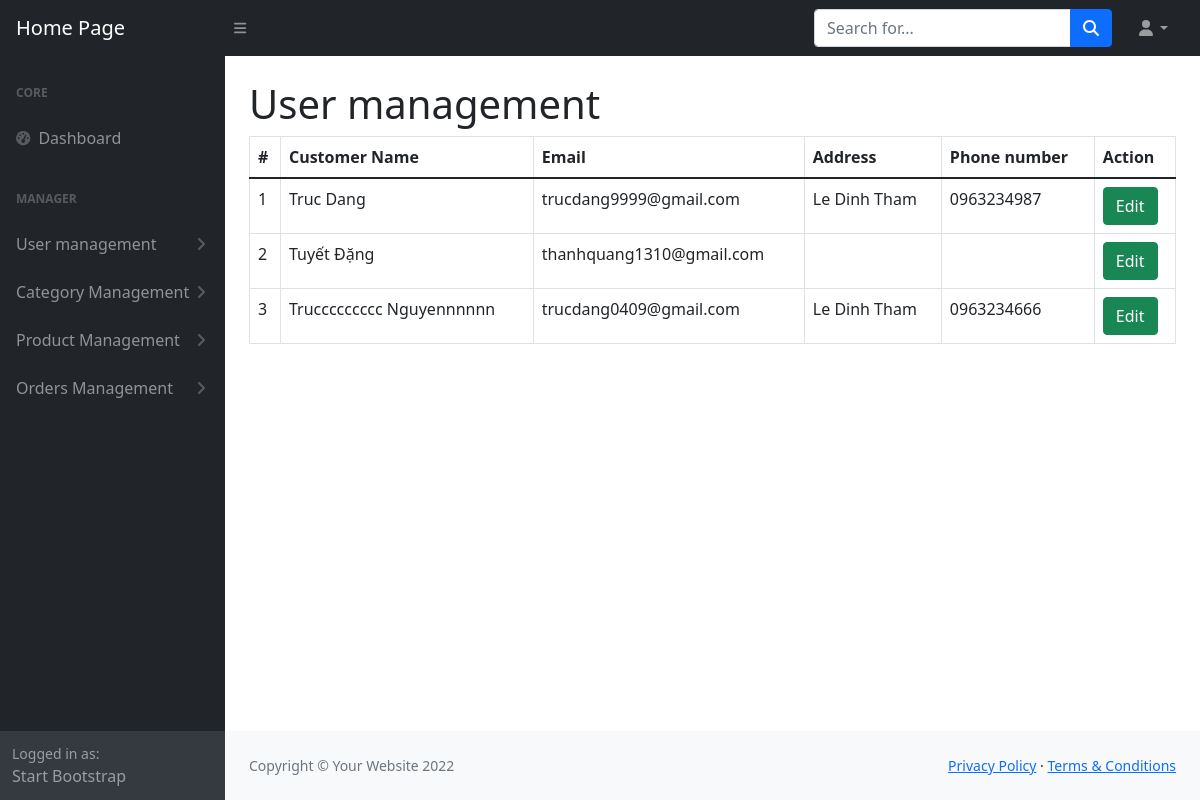
Page /admin/index.php?controller=user&action=index (signed in) on the committed database.
### tables this page shows
CREATE TABLE `user` (
  `UserId` int(11) NOT NULL,
  `Email` varchar(80) NOT NULL,
  `Password` varchar(100) NOT NULL,
  `FirstName` varchar(30) DEFAULT NULL,
  `LastName` varchar(30) DEFAULT NULL,
  `Address` varchar(250) DEFAULT NULL,
  `PhoneNumber` varchar(250) DEFAULT NULL,
  `is_admin` tinyint(4) DEFAULT 0
);

### admin/controller/UserController.php (called while the page is built, shortened)
<?php
class UserController
{
    public function index()
    {
        require_once "model/User.php";
        $users = (new User())->getAllUser();
        require_once "view/user/index.php";
    }
}

### admin/index.php (called while the page is built)
<?php
    require_once "route.php";

### admin/model/Connect.php (called while the page is built, shortened)
<?php
class Connect{
    public function connect(){
        $conn = mysqli_connect("localhost", "root", "", "simple_crud", 3366);
        return $conn;
    }
    public function select($sql){
        $conn = $this->connect();
        $result = mysqli_query($conn, $sql);
        return $result;
    }
}

### admin/model/User.php (called while the page is built, shortened)
<?php
require_once "model/Connect.php";
require_once "model/UserObject.php";
class User
{
    public function getAllUser()
    {
        $result = (new Connect())->select("SELECT * from user");
        $arr = [];
        foreach ($result as $row) {
            $userObject = (new UserObject($row));
            $arr[] = $userObject;
        }
        return $arr;
    }
}

### admin/model/UserObject.php (called while the page is built, shortened)
<?php
class UserObject{
    private $userId;
    private $email;
    private $firstName;
    private $lastName;
    private $address;
    private $phoneNumber;
    public function __construct($params)
    {
        $this->userId = $params['UserId'] ?? '';
        $this->email = $params['Email'] ?? '';
        $this->firstName = $params['FirstName'] ?? '';
        $this->lastName = $params['LastName'] ?? '';
        $this->address = $params['Address'] ?? '';
        $this->phoneNumber = $params['PhoneNumber'] ?? '';
    }
    public function getUserId()
    {
        return $this->userId;
    }
    public function getEmail()
    {
        return $this->email;
    }
    public function getAddress()
    {
        return $this->address;
    }
    public function getPhoneNumber()
    {
        return $this->phoneNumber;
    }
    public function getFullName(){
        return $this->firstName . ' ' . $this->lastName;
    }
}

### admin/view/user/index.php (the view, shortened to what this page needs)
<!DOCTYPE html>
<html lang="en">
<head>
    <link href="https://cdn.jsdelivr.net/npm/simple-datatables@latest/dist/style.css" rel="stylesheet" />
    <link href="css/styles.css" rel="stylesheet" />
</head>
<body class="sb-nav-fixed">
    <?php require_once "partials/_nav.php" ?>
    <div id="layoutSidenav">
        <?php require_once "partials/_sidebar.php" ?>
        <div id="layoutSidenav_content">
            <main>
                <div class="container-fluid px-4">
                    <h1 class="mt-4">User management</h1>
                    <table class="table table-bordered">
                        <thead>
                            <tr>
                                <th scope="col">#</th>
                                <th scope="col">Customer Name</th>
                                <th scope="col">Email</th>
                                <th scope="col">Address</th>
                                <th scope="col">Phone number</th>
                                <th scope="col">Action</th>
                            </tr>
                        </thead>
                        <tbody>
                            <?php foreach ($users as $key => $each) { ?>
                                <tr>
                                    <td><?php echo $key + 1 ?></td>
                                    <td><?php echo $each->getFullName(); ?></td>
                                    <td><?php echo $each->getEmail(); ?></td>
                                    <td><?php echo $each->getAddress(); ?></td>
                                    <td><?php echo $each->getPhoneNumber(); ?></td>
                                    <td>
                                        <a href="?controller=user&action=edit&id=<?php echo $each->getUserId() ?>" class="btn btn-success">Edit</a>
                                    </td>
                                </tr>
                            <?php } ?>
                        </tbody>
                    </table>
                </div>
            </main>
            <?php require_once "partials/_footer.php" ?>
        </div>
    </div>
</body>
</html>

### rows in the picture
user: $each->getFullName() "Truc Dang", Email "trucdang9999@gmail.com", Address "Le Dinh Tham", PhoneNumber "0963234987"
user: $each->getFullName() "Tuyết Đặng", Email "thanhquang1310@gmail.com"
user: $each->getFullName() "Truccccccccc Nguyennnnnn", Email "trucdang0409@gmail.com", Address "Le Dinh Tham", PhoneNumber "0963234666"
